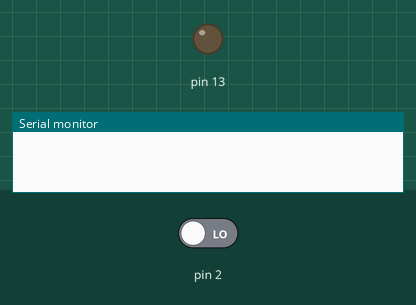
A sketch run on a simulated Arduino Uno, built with avr-gcc and run on an emulated ATmega328P. Parts: output pins drawn as LEDs (lit = HIGH), the last lines printed to the serial monitor. The inputs (shaded band) are chosen by the test bench; at power-on: pin 2 LOW.

Above: at 1.2 s.
1.3 s: pin 2 driven HIGH
At 1.6 s:
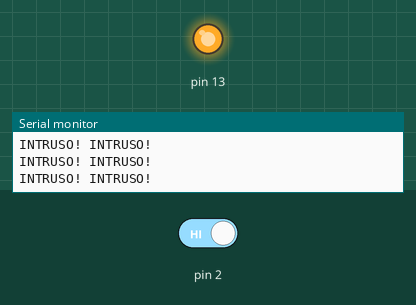
2.8 s: pin 2 driven LOW
At 4.1 s:
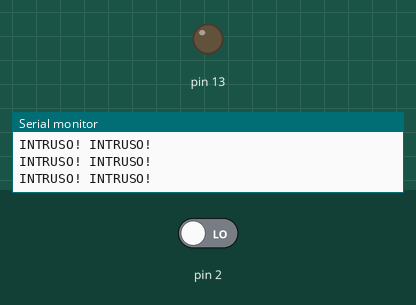
Timing chart, 0 to 5.8 s (numbered marks = the images above; inputs shaded):
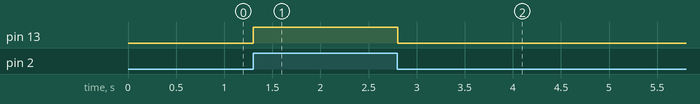

The sketch:

Detector_de_movimento_projeto_no_TINKERCAD_.ino
```cpp
int sensorState = 0;

void setup()
{
  pinMode(2, INPUT);
  pinMode(13, OUTPUT);
  Serial.begin(9600);

}

void loop()
{
  // read the state of the sensor/digital input
  sensorState = digitalRead(2);
  // check if sensor pin is HIGH. if it is, set the
  // LED on.
  if (sensorState == HIGH) {
    digitalWrite(13, HIGH);
    Serial.println("INTRUSO! INTRUSO!");
  } else {
    digitalWrite(13, LOW);
  }
  delay(10); // Delay a little bit to improve simulation performance
}
```

Measured:
- after the input at 1.3 s, pin 13: LOW → HIGH at once
- after the input at 2.8 s, pin 13: HIGH → LOW at once
